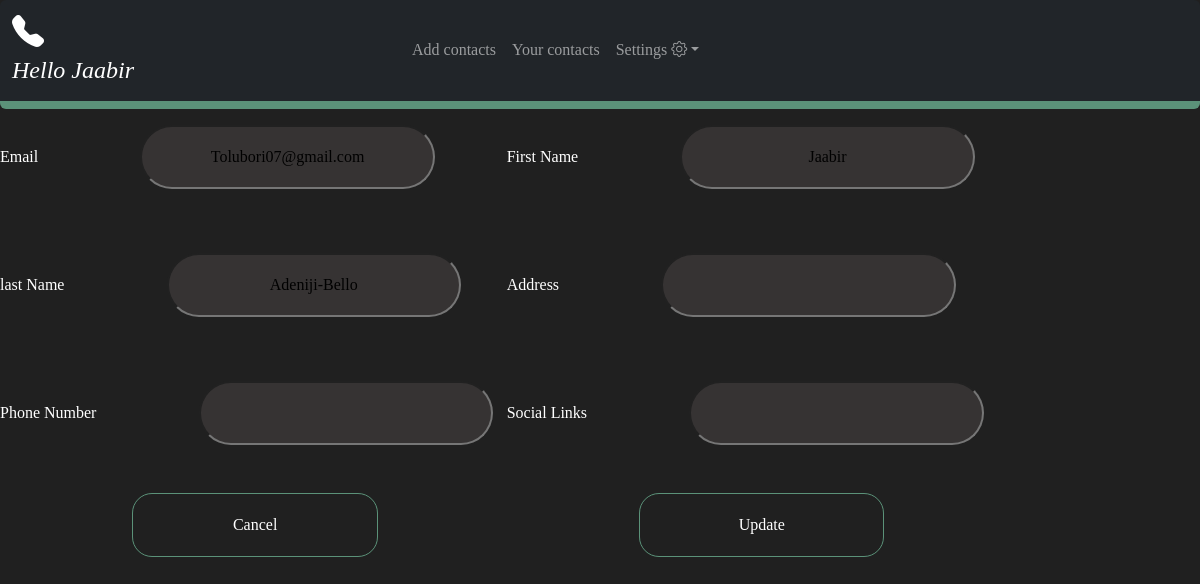
The page /edit_profile/ (signed in) on the database its author committed.
### base/models.py (models this page shows)
class User(AbstractUser):
    first_name = models.CharField(null=False, blank=False, max_length=100)
    last_name = models.CharField(null=True, blank=True, max_length=100)
    username = models.CharField(max_length=50)
    email = models.EmailField(unique=True)
    bio = models.CharField(max_length=200, null=True)
    avatar = models.ImageField(null=True, default="default.png")
    address = models.CharField(null=True, blank=True, max_length=256)
    sociallinks = models.CharField(null=True, blank=True, max_length=256)
    phone_number = PhoneNumberField(blank=True)
    contacts = models.ForeignKey(Contacts, blank=True, null=True, on_delete=models.CASCADE, related_name='user_contacts')
    USERNAME_FIELD = 'email'
    REQUIRED_FIELDS = ['username']

### base/views.py (the view)
# urls.py: path('edit_profile/', views.updateuser, name="edit_profile"),
@login_required(login_url='/login')
def updateuser(request):
    user = request.user
    form = Myusercreationform(instance = user)
    if request.method == 'POST':
        form = Myusercreationform(request.POST, instance = user)
        if form.is_valid():
            form.save()
            return redirect('profile', pk = user.id)
    return render(request, 'update-user.html', {'form': form})

### base/forms.py
class Myusercreationform(UserCreationForm):
    class Meta:
        model = User
        fields = ['first_name','last_name','username','email','password1','password2','address','sociallinks','phone_number']

### base/templates/update-user.html (shortened to what this page needs)
{% extends 'main.html' %} {% load static %}  {% block content %}
<form class="row g-3" method="POST"
enctype="multipart/form-data" >
    <div class="col-md-5">
      <label for="inputEmail4" class="form-label">Email</label>
      {{form.email}}
    </div>
    <div class="col-md-5">
        <label for="inputEmail4" class="form-label">First Name</label>
        {{form.first_name}}
      </div>
      <div class="col-md-5">
        <label for="inputEmail4" class="form-label">last Name</label>
        {{form.last_name}}
      </div>
    <div class="col-md-5">
      <label for="inputAddress" class="form-label">Address</label>
      {{form.address}}
    </div>
    <div class="col-md-5">
        <label for="inputAddress" class="form-label">Phone Number</label>
        {{form.phone_number}}
      </div>
      <div class="col-md-5">
        <label for="inputAddress" class="form-label">Social Links</label>
        {{form.sociallinks}}
      </div>
      <div class="col-md-5">
      <button class="form__action btn">
      <a class="" href="{{request.META.HTTP_REFERER}}"
        >Cancel</a>
      </button>
    </div>
    <div class="col-md-5">
        <button class="btn btn--main" type="submit">Update</button>
    </div>
  </form>
{% endblock content %}

### templates/navbar.html (shortened to what this page needs)
<nav
  class="navbar navbar-expand-lg rounded navbar-dark bg-dark"
  aria-label="Eleventh navbar example"
>
  <div class="container-fluid bg-dark navbar-dark">
    <div id="nav-logo-section" class="nav-section">
      <i class="bi bi-telephone-fill"
        ><h4>Hello {{request.user.first_name}}</h4></i
      >
    </div>
    <div class="collapse navbar-collapse" id="navbar">
      <ul class="navbar-nav me-auto mb-2 mb-lg-0">
        <li class="nav-item">
          <a class="nav-link" href="{% url 'newcontact' %}">Add contacts</a>
        </li>
        <li class="nav-item">
          <a class="nav-link" href="{% url 'contactList' %}">Your contacts</a>
        </li>
        <li class="nav-item dropdown">
          <a
            class="nav-link dropdown-toggle"
            href="#"
            data-bs-toggle="dropdown"
            aria-expanded="false"
            >Settings <i class="bi bi-gear"></i
          ></a>
        </li>
      </ul>
    </div>
  </div>
</nav>

### static/styles/style.css (style rules this page uses)
:root { --dark-color: #202020 ; --border-color: #5b9279; }
* { box-sizing: border-box; }
input { background-color: rgb(54, 51, 51); width: 60%; height: 4rem; margin-top: 1em; margin-bottom: 2em; position: relative; left: 20%; text-align: center; padding: 1.5rem; border-radius: 40px; }
.btn { width: 50%; height: 4rem; position: relative; left: 27%; border-radius: 20px 20px 20px 20px; border-color: var(--border-color); color: white; }
a { color: white; text-decoration: none; }
nav { display: flex; width: 100%; border-bottom: 0.5em solid var(--border-color); }
#nav-logo-section, #nav-link-section { flex-basis: calc(100% / 3); }
.bi-telephone-fill { font-size: 2rem; }
#nav-logo-section { justify-content: flex-start; }

### rows shown on the page
User: user.first_name "Jaabir", email "Tolubori07@gmail.com", first_name "Jaabir", last_name "Adeniji-Bello"
